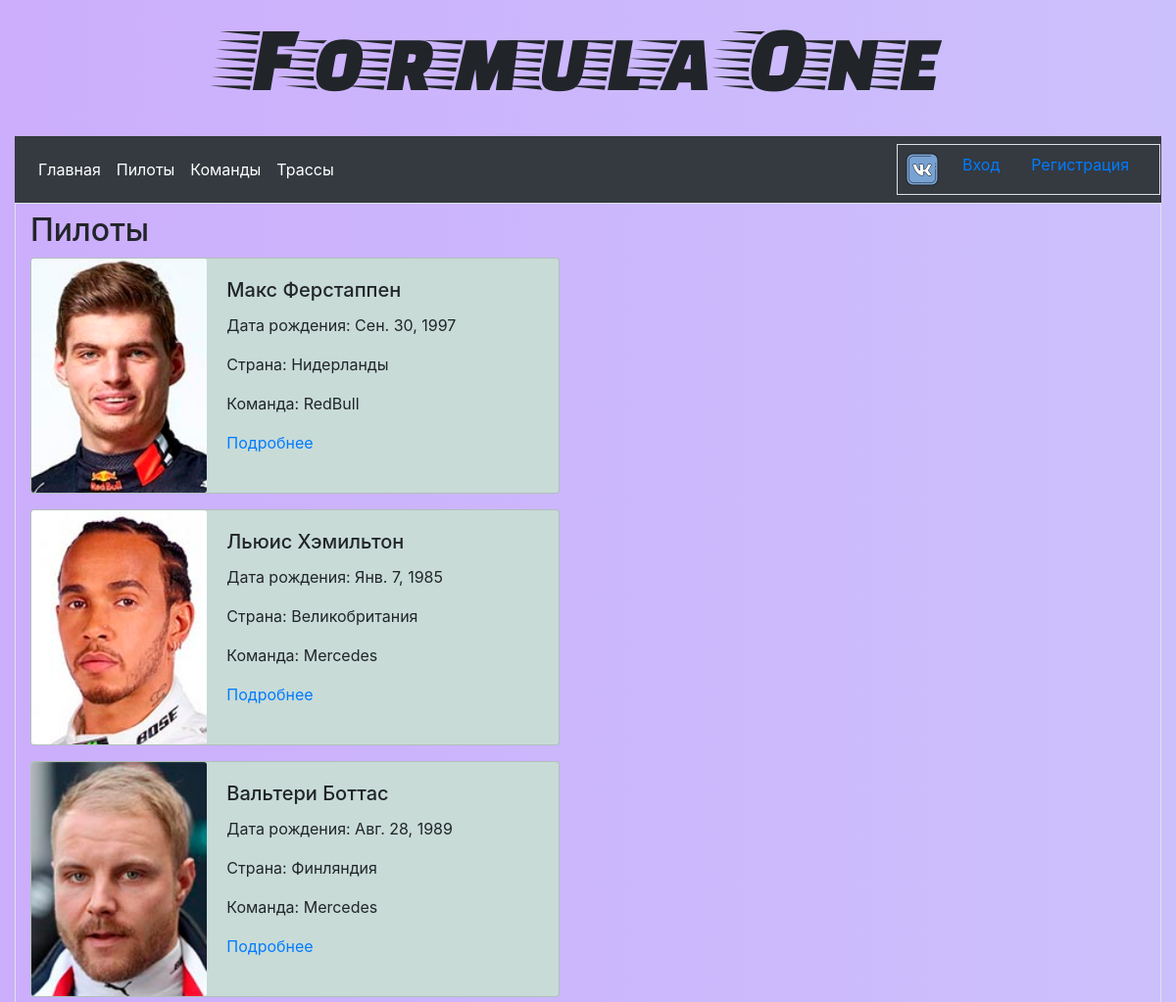
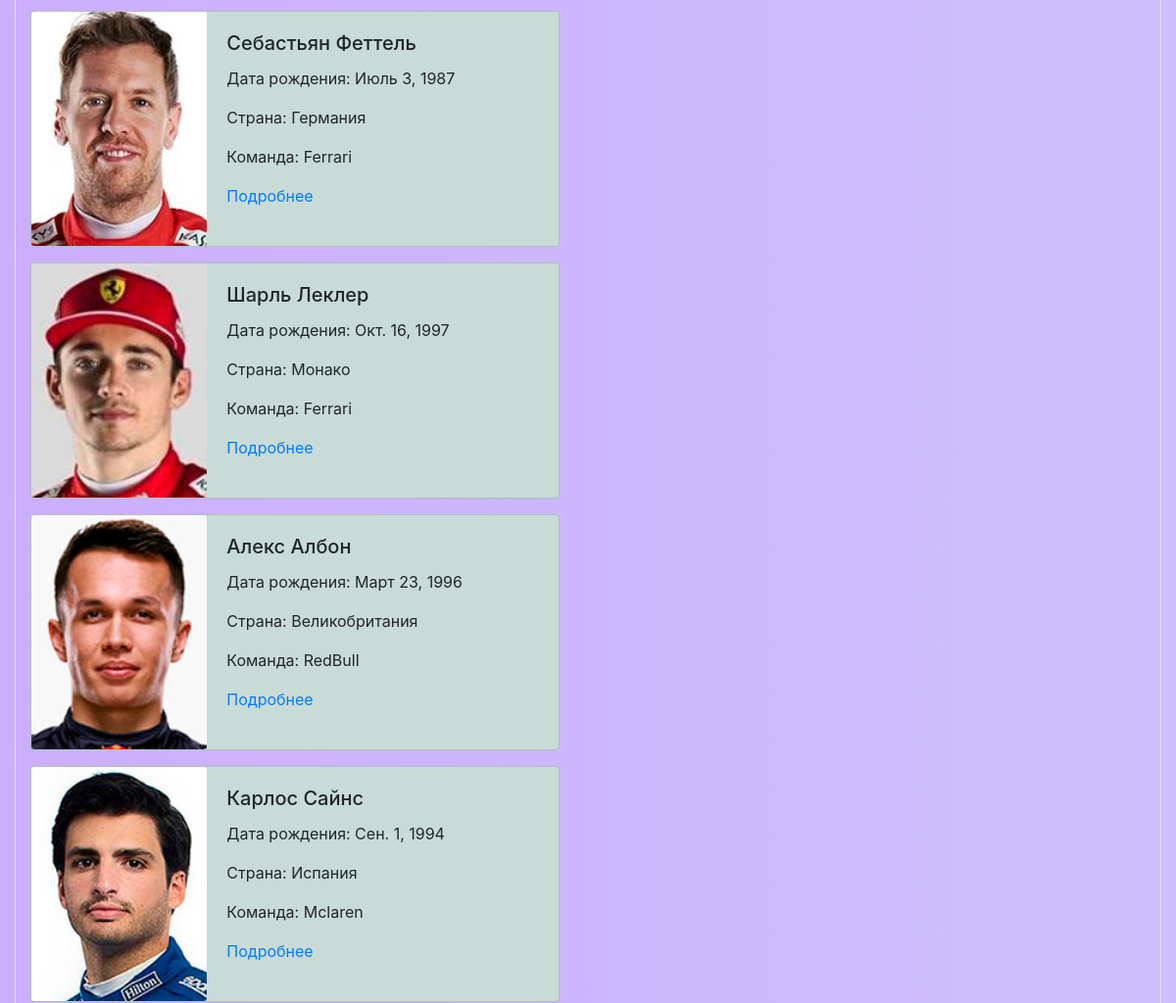
Page /drivers/ (upper part) on the earlier database version (2 pictures, top to bottom).
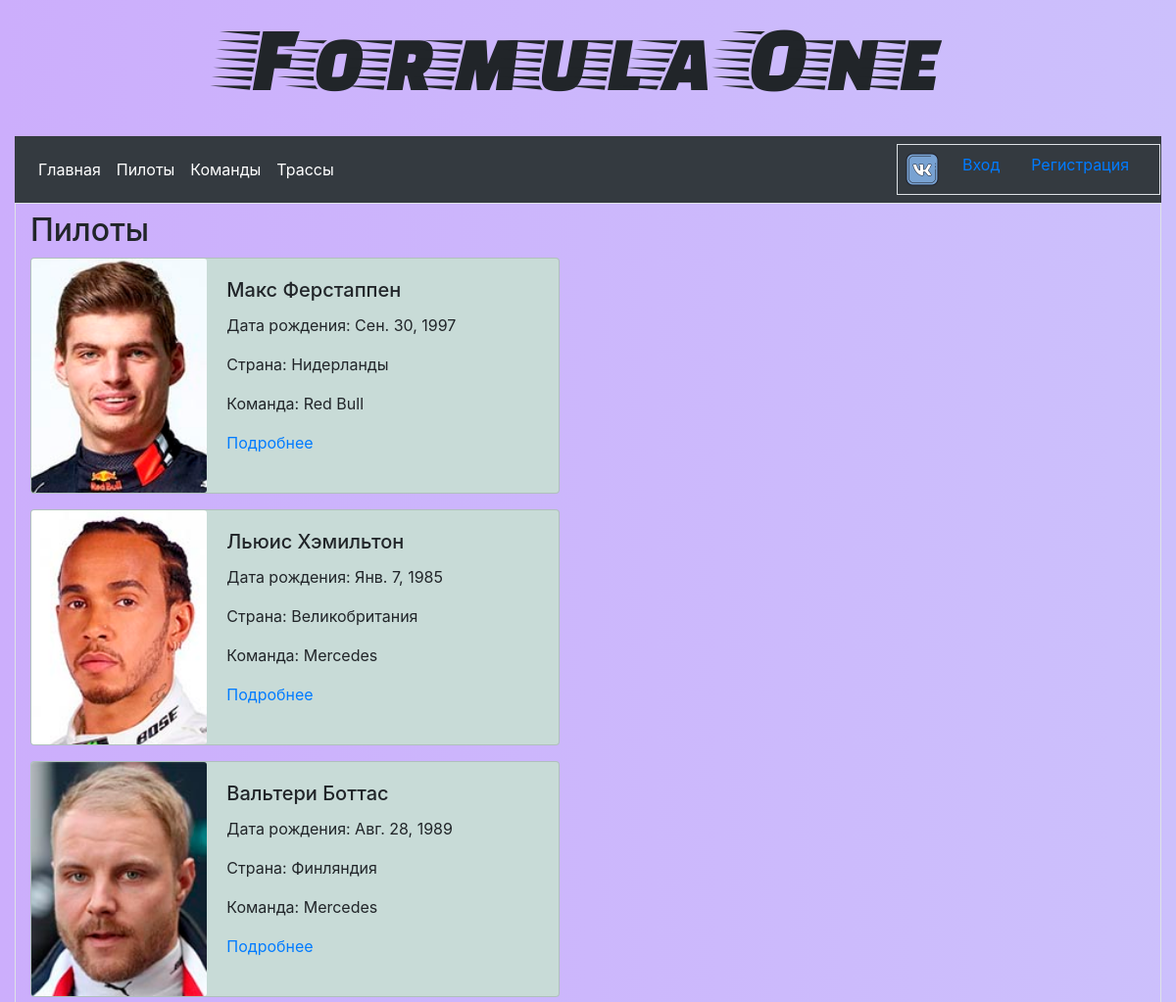
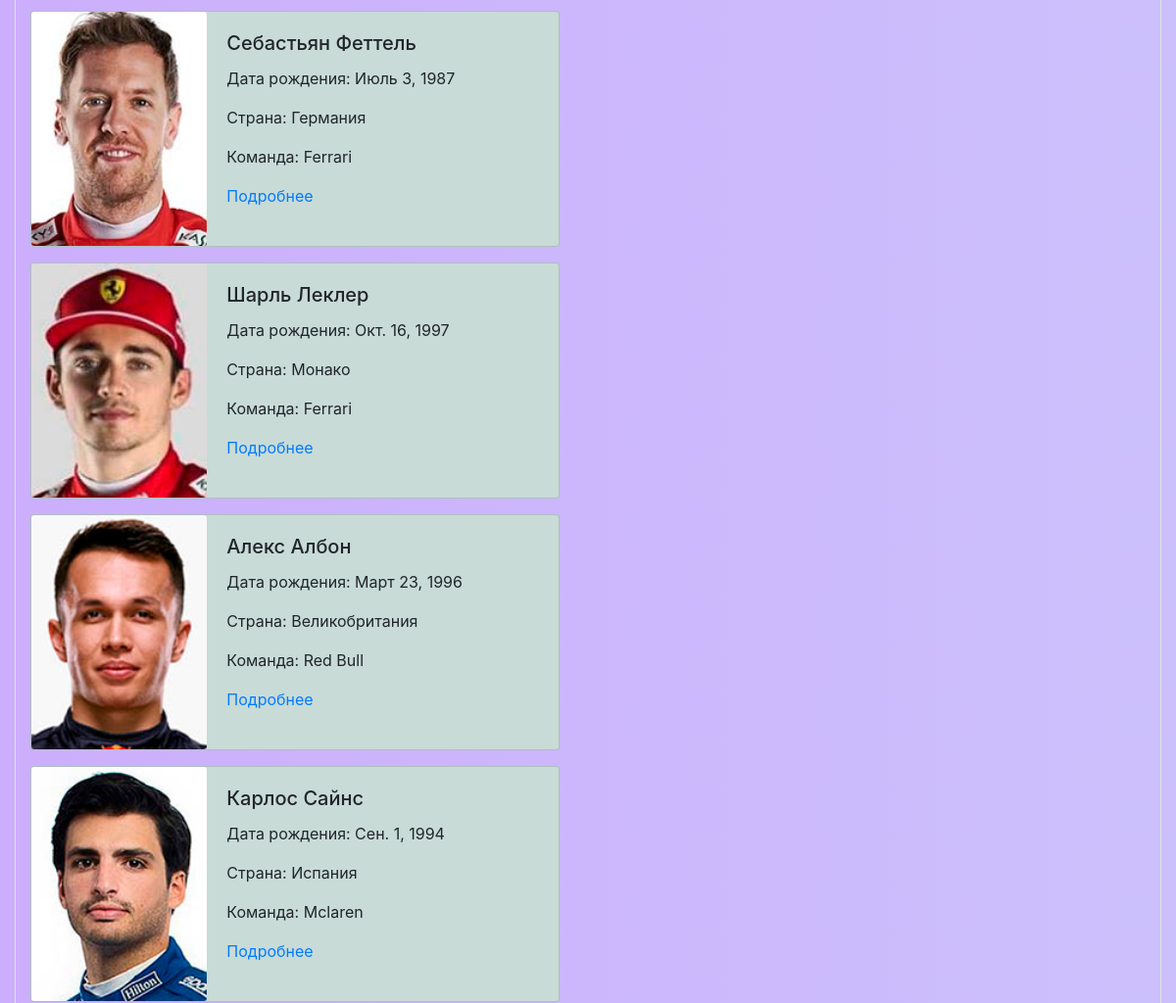
Same page on the later database version (2 pictures, top to bottom).
### main/models.py (models this page shows, shortened)
class Driver(models.Model):
	first_name = models.CharField(max_length=20, verbose_name='Имя')
	last_name = models.CharField(max_length=20, verbose_name='Фамилия')
	date_of_birth = models.DateField(verbose_name='Дата рождения')
	country = models.CharField(max_length=30, verbose_name='Страна')
	image = models.ImageField(blank=True, upload_to=get_timestamp_path, verbose_name='Фото')
	is_active = models.BooleanField(default=True, db_index=True, verbose_name='Действующий пилот?')
	team = models.ForeignKey('Team', on_delete=models.PROTECT, verbose_name='Команда',
								null=True, blank=True)
	biography = models.TextField(default=True, verbose_name='Биография')
	starts = models.IntegerField(default=True, verbose_name='Кол-во стартов')
	wins = models.IntegerField(default=True, verbose_name='Кол-во побед')
	pole_position= models.IntegerField(default=True, verbose_name='Кол-во поулов')
	scores = models.IntegerField(default=True, verbose_name='Кол-во очков')
	podiums= models.IntegerField(default=True, verbose_name='Кол-во подиумов')
	best_laps= models.IntegerField(default=True, verbose_name='Кол-во лучших кругов')
	championship_win = models.IntegerField(default=True, verbose_name='Побед в чемпионате')
	class Meta:
		verbose_name = 'Пилот'
		verbose_name_plural = 'Пилоты'

class Team(models.Model):
	name = models.CharField(max_length=20, verbose_name='Название')
	debut_in_f1 = models.DateField(verbose_name='Дебют в Ф1')
	country = models.CharField(max_length=30, verbose_name='Страна')
	image = models.ImageField(blank=True, upload_to=get_timestamp_path, verbose_name='Фото')
	team_car_image = models.ImageField(blank=True, upload_to=get_timestamp_path, verbose_name='Фото болида')
	is_active = models.BooleanField(default=True, db_index=True, verbose_name='Действующая команда')
	team_history =models.TextField(default=True, verbose_name='История команды')
	starts = models.IntegerField(default=True, verbose_name='Кол-во стартов')
	wins = models.IntegerField(default=True, verbose_name='Кол-во побед')
	pole_position= models.IntegerField(default=True, verbose_name='Кол-во поулов')
	scores = models.IntegerField(default=True, verbose_name='Кол-во очков')
	podiums= models.IntegerField(default=True, verbose_name='Кол-во подиумов')
	best_laps= models.IntegerField(default=True, verbose_name='Кол-во лучших кругов')
	constructors_win = models.IntegerField(default=True, verbose_name='Побед в Кубке конструкторов')
	def __str__(self):
		return self.name
	class Meta:
		verbose_name = 'Команда'
		verbose_name_plural = 'Команды'

### main/views.py (the view)
# urls.py: path('drivers/', by_drivers, name='by_drivers'),
def by_drivers(request):
	drivers = Driver.objects.all()
	context = {'drivers': drivers}
	return render(request, 'main/by_drivers.html', context)

### main/templates/main/by_drivers.html
{% extends 'layout/basic.html' %}
{% load thumbnail %}
{% load bootstrap4 %}
{% load static %}
{% block content %}
<h2>Пилоты</h2>
{% for driver in drivers %}
<div class="card mb-3" style="max-width: 540px;">
<div class="row no-gutters">
	    <div class="col-md-4">
	    	<img src="{{ driver.image.url }}" class="card-img" alt="<>">
   		</div>
	    <div class="col-md-8">
	      <div class="card-body">
	        <h5 class="card-title">{{ driver.first_name }} {{ driver.last_name }}</a></h5>
	        <p class="card-text">Дата рождения: {{ driver.date_of_birth }}</p>
	        <p class="card-text">Страна: {{ driver.country }}</p>
	        <p class="card-text">Команда: {{ driver.team }}</p>
	        <p><a href="{% url 'main:driver_detail' pk=driver.pk %}">Подробнее</a></p>
	      </div>
	    </div>
	  </div>
	</div>
{% endfor %}
{% endblock %}

Differences in the rows shown:
changed through a linked row, Driver "Макс": team "RedBull" → "Red Bull"
changed through a linked row, Driver "Алекс": team "RedBull" → "Red Bull"
